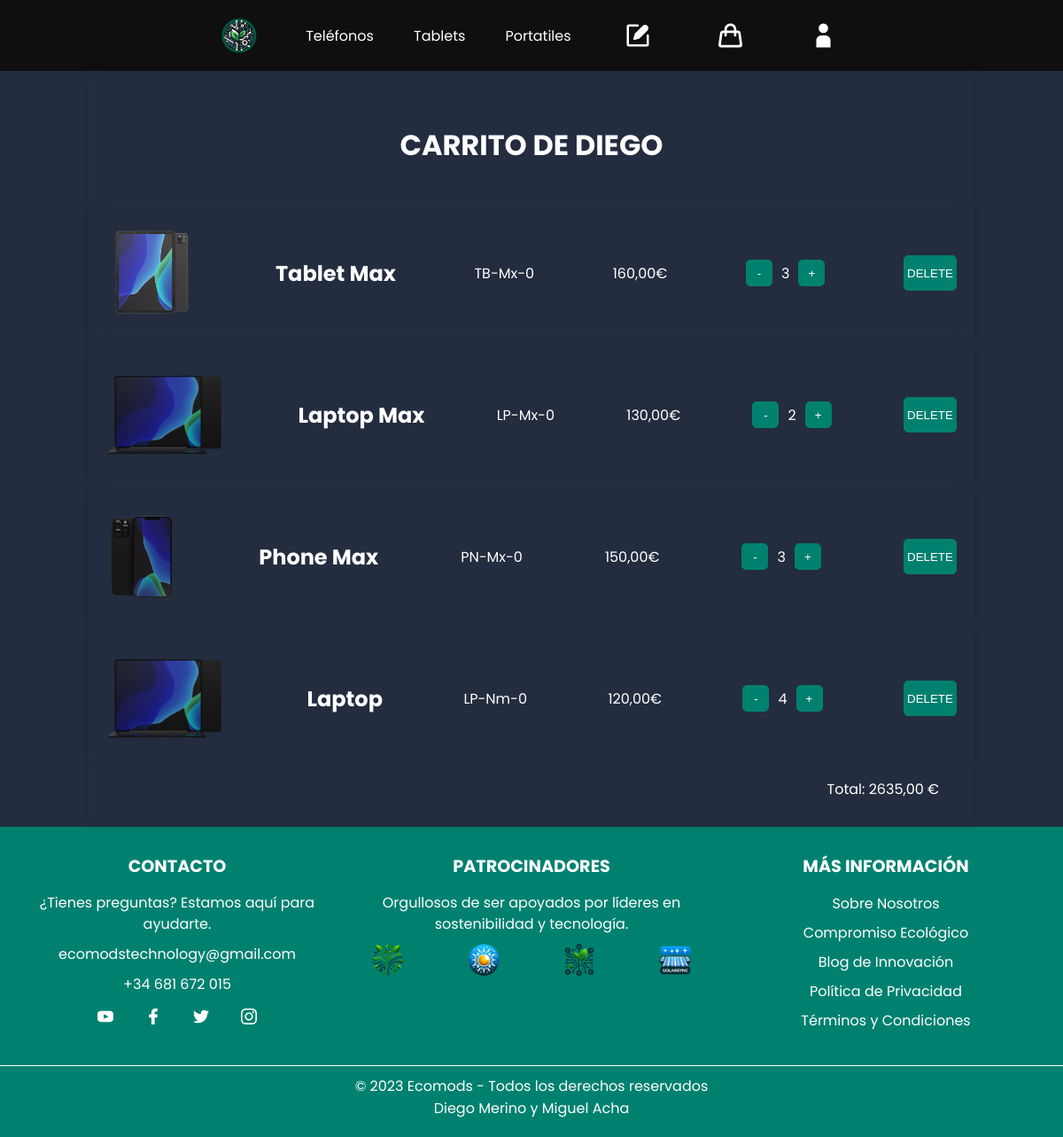
The app's page /myCart/ (signed in), older data.
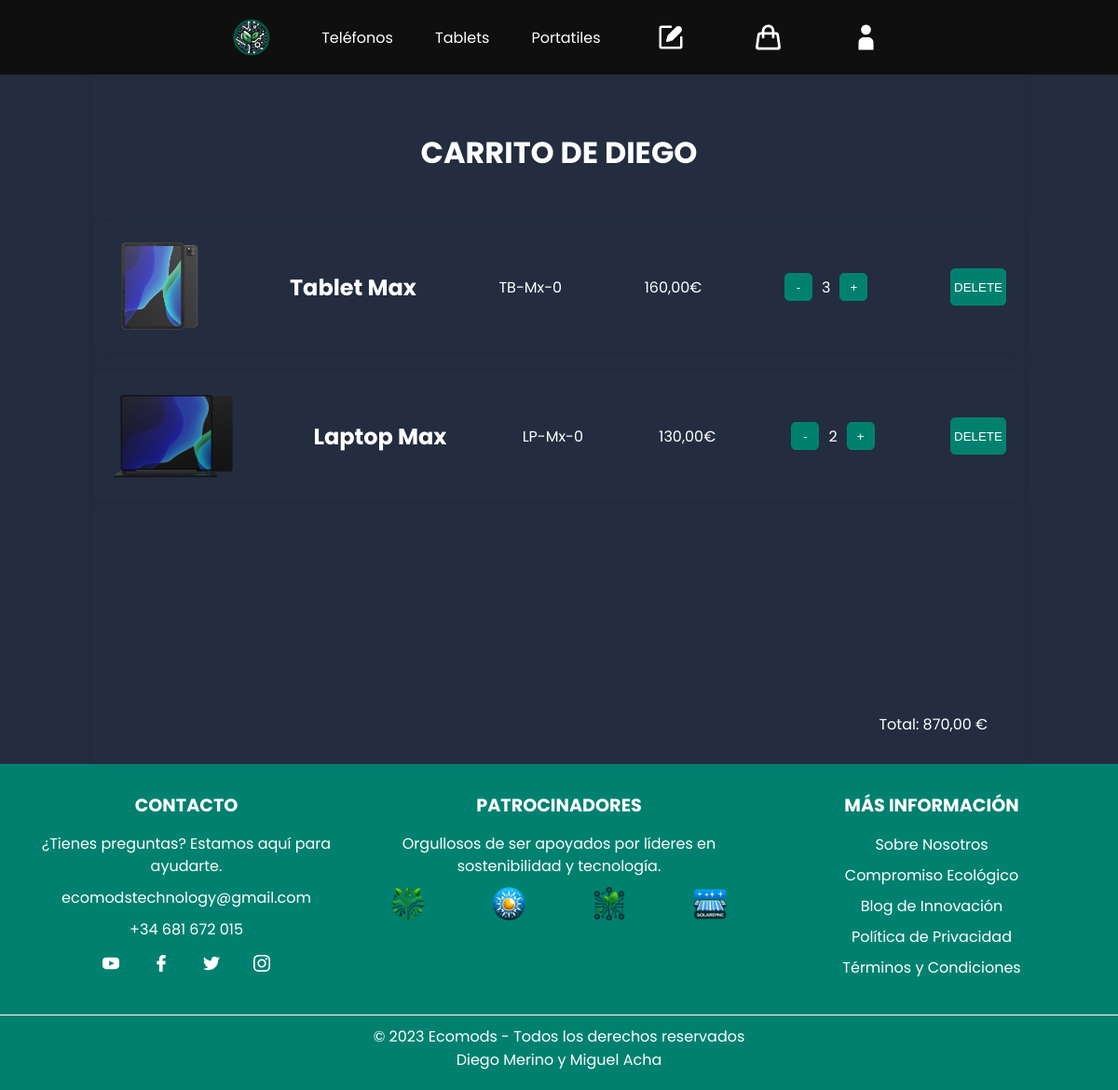
The same page, newer data.
### app/models.py (models this page shows, shortened)
class CartProduct(models.Model):
    id = models.AutoField(primary_key=True)
    product = models.ForeignKey(Product, on_delete=models.DO_NOTHING)
    modules = models.ManyToManyField(Module)
    quantity = models.PositiveIntegerField(default=1)

class Product(models.Model):
    id = models.CharField(max_length=20, primary_key=True)
    name = models.CharField(max_length=20)
    model = models.CharField(max_length=10)
    price = models.DecimalField(decimal_places=2, max_digits=10)
    dimensionX = models.DecimalField(default=0, decimal_places=2, max_digits=10)
    dimensionY = models.DecimalField(default=0, decimal_places=2, max_digits=10)
    dimensionZ = models.DecimalField(default=0, decimal_places=2, max_digits=10)
    image = models.CharField(max_length=255, default="images/products/phone/phone.png")

### app/views.py (the view)
# urls.py: path('myCart/', viewCart, name="viewCart"),
@user_passes_test(isUserAuthenticated, login_url="logIn")
def viewCart(request):
    if request.method == "GET":
        client = Client.objects.get(user=request.user)
        client = Client.objects.get(user=request.user)
        totalPrice, cartProducts = calcTotalPrice(client)
        return render(request, "cart.html", {"cartProducts": cartProducts, "totalPrice": totalPrice})

### app/views.py (called while the page is built)
def isUserAuthenticated(user):
    return user.is_authenticated

def calcTotalPrice(client):
    cartRelations = CartRelation.objects.filter(client=client)
    if cartRelations.count() > 0:
        cartProducts = CartProduct.objects.filter(cartrelation__in=cartRelations)
        if cartProducts.count() > 0:
            totalPrice = 0
            for cartProduct in cartProducts:
                for module in cartProduct.modules.all():
                    totalPrice += module.price * cartProduct.quantity
                totalPrice += cartProduct.product.price * cartProduct.quantity
            return totalPrice, cartProducts
    return -1, []

### app/templates/cart.html (shortened to what this page needs)
{% extends 'base.html' %}
{% load static %}
{% block additionalLinks %}
  <link rel="stylesheet" href="{% static 'css/cart.css' %}" />
{% endblock %}
{% block content %}
  <div class="cart-container">
    {% if cartProducts %}
      <h1>CARRITO DE {{ user.first_name.upper }}</h1>
      {% for cartProduct in cartProducts %}
        <div class="cart-item">
          <div class="product-details">
            <img src="{% static cartProduct.product.image %}" alt="{{ cartProduct.product.name }}" />
            <h2>{{ cartProduct.product.name }}</h2>
            <p>{{ cartProduct.product.model }}</p>
            <p>{{ cartProduct.product.price }}€</p>
            <div class="quantity-control">
              <button class="decrease-quantity" data-id="{{ cartProduct.id }}">-</button>
              <p id="quantity-{{ cartProduct.id }}">{{ cartProduct.quantity }}</p>
              <button class="increase-quantity" data-id="{{ cartProduct.id }}">+</button>
            </div>
            <button class="delete" data-id="{{ cartProduct.id }}">DELETE</button>
          </div>
        </div>
      {% endfor %}
      <div id="totalPriceContainer">
        <p id="totalPrice">Total: {{ totalPrice }} €</p>
      </div>
    {% else %}
      <h1>SIN PRODUCTOS EN EL CARRITO</h1>
      <img id="cart" src="{% static 'images/empty-cart.png' %}" alt="carrito vacio" />
    {% endif %}
  </div>
{% endblock %}

### app/templates/base.html (shortened to what this page needs)
{% load static %}
<!DOCTYPE html>
<html lang="es">
  <head>
    <link rel="stylesheet" href="{% static 'css/general.css' %}" />
    {% block additionalLinks %}
    {% endblock %}
  </head>
  <body>
    <header>
      {% include 'navbar.html' %}
    </header>
    <main>
      {% block content %}
      {% endblock %}
    </main>
    <footer>
      {% include 'footer.html' %}
    </footer>
  </body>
</html>

### app/templates/navbar.html (shortened to what this page needs)
{% load static %}
<head>
  <link rel="stylesheet" href="{% static 'css/general.css' %}" />
  <link rel="stylesheet" href="{% static 'css/navbar.css' %}" />
</head>
<nav>
  <ul class="navbar">
    <li>
      <a href="{% url 'index' %}">
        <img src="{% static 'images/icon.png' %}" alt="Ecomods Icon" id="icon">
      </a>
    </li>
    <li>
      <a href="{% url 'products' product='phone' %}">Teléfonos</a>
    </li>
    <li>
      <a href="{% url 'products' product='tablet' %}">Tablets</a>
    </li>
    <li>
      <a href="{% url 'products' product='laptop' %}">Portatiles</a>
    </li>
    <li>
      <a href="{% url 'builder' %}">
      </a>
    </li>
    <li>
      <a href="{% url 'viewCart' %}">
      </a>
    </li>
    <li>
      <a>
        <svg height="45%" width="45%" viewBox="0 0 60.671 60.671" xml:space="preserve" id="profile" fill="#FFFFFF">
          <g>
            <g>
              <ellipse cx="30.336" cy="12.097" rx="11.997" ry="12.097" />
              <path d="M35.64,30.079H25.031c-7.021,0-12.714,5.739-12.714,12.821v17.771h36.037V42.9C48.354,35.818,42.661,30.079,35.64,30.079z" />
            </g>
          </g>
        </svg>
      </a>
    </li>
  </ul>
</nav>

### app/templates/footer.html (shortened to what this page needs)
{% load static %}
<html lang="es">
  <head>
    <link rel="stylesheet" href="{% static 'css/general.css' %}" />
    <link rel="stylesheet" href="{% static 'css/footer.css' %}" />
  </head>
  <div class="footer-container">
    <div class="footer-section contact">
      <h3>CONTACTO</h3>
      <p>¿Tienes preguntas? Estamos aquí para ayudarte.</p>
      <p>ecomodstechnology@gmail.com</p>
      <p>+34 681 672 015</p>
      <div class="social">
        <ul>
          <li>
            <a href="https://www.youtube.com/">
            </a>
          </li>
          <li>
            <a href="https://www.facebook.com/">
            </a>
          </li>
          <li>
            <a href="https://www.x.com/">
            </a>
          </li>
          <li>
            <a href="https://www.instagram.com/">
            </a>
          </li>
        </ul>
      </div>
    </div>
    <div class="footer-section sponsors">
      <h3>PATROCINADORES</h3>
      <p>Orgullosos de ser apoyados por líderes en sostenibilidad y tecnología.</p>
      <div class="sponsors-logos">
        <img src="{% static 'images/sponsors/sponsor1.png' %}" alt="Sponsor 1 Logo">
        <img src="{% static 'images/sponsors/sponsor2.png' %}" alt="Sponsor 2 Logo">
        <img src="{% static 'images/sponsors/sponsor3.png' %}" alt="Sponsor 3 Logo">
        <img src="{% static 'images/sponsors/sponsor4.png' %}" alt="Sponsor 4 Logo">
      </div>
    </div>
    <div class="footer-section moreInfo">
      <h3>MÁS INFORMACIÓN</h3>
      <ul>
        <li>
          <a href="#">Sobre Nosotros</a>
        </li>
        <li>
          <a href="#">Compromiso Ecológico</a>
        </li>
        <li>
          <a href="#">Blog de Innovación</a>
        </li>
        <li>
          <a href="#">Política de Privacidad</a>
        </li>
        <li>
          <a href="#">Términos y Condiciones</a>
        </li>
      </ul>
    </div>
  </div>
  <div class="footer-bottom">
    <p>&copy; 2023 Ecomods - Todos los derechos reservados</p>
    <p>Diego Merino y Miguel Acha</p>
  </div>
</html>

### app/static/css/general.css (style rules this page uses)
:root { --color01: #0F0F0F; --color02: #232D3F; --color03: #005B41; --color04: #008170; --ease-time: 0.5s; --navHeight: 60px; }
* { margin: 0; padding: 0; }
html, body { min-height: 100vh; display: flex; flex-direction: column; font-family: 'Poppins', sans-serif; background-color: var(--color02); }
main { flex: 1; }

### app/static/css/cart.css (style rules this page uses)
h1, h2, img, li { color: #fff; text-align: center; }
h1 { margin: 40px; }
p { color: white; }
.cart-container { padding: 20px; display: flex; flex-direction: column; background-color: var(--color02); text-align: center; align-items: center; justify-content: flex-start; margin: auto; width: 80%; min-height: calc(100vh - var(--navHeight) - 40px); box-shadow: 0 0 10px rgba(0, 0, 0, 0.1); transform: scale(1); transition: transform var(--ease-time) ease; }
.cart-item { width: 100%; background-color: var(--color02); padding: 20px; margin: 10px; box-shadow: 0px -5px 10px -5px rgba(0, 0, 0, 0.1), 0px 5px 10px -5px rgba(0, 0, 0, 0.1); transition: border-radius var(--ease-time) ease, transform var(--ease-time) ease, box-shadow var(--ease-time) ease; }
.cart-item img { height: 100px; }
.product-details { display: flex; align-items: center; justify-content: space-between; width: 100%; }
#totalPriceContainer { align-self: flex-end; width: 100%; display: flex; justify-content: flex-end; padding: 10px; margin-top: auto; }
#totalPrice { margin-right: 10px; }
.delete { height: 40px; width: 60px; }
.quantity-control { display: flex; align-items: center; }
.quantity-control button { height: 30px; width: 30px; }
.delete, .quantity-control button { background-color: var(--color04); border: 1px solid var(--color04); border-radius: 5px; color: white; outline: none; cursor: pointer; transition: background-color var(--ease-time) ease, border var(--ease-time) ease; }
.quantity-control p { margin: 0 10px; }

### app/static/css/navbar.css (style rules this page uses)
nav { background-color: var(--color01); padding: 10px 0 10px 0; transition: border-bottom var(--ease-time) ease-in-out; height: var(--navHeight); }
#shoping-cart, #shoping-cart g, #create, #profile { -webkit-transition: fill var(--ease-time) ease; -moz-transition: fill var(--ease-time) ease; -o-transition: fill var(--ease-time) ease; transition: fill var(--ease-time) ease; fill: white; height: 60px; }
#icon { margin: 10px; height: 40px; width: 40px; display: inline-block; transition: transform var(--ease-time) ease; }
.navbar { list-style-type: none; display: flex; justify-content: space-between; align-items: center; background-color: var(--color01); width: 60vw; margin-left: auto; margin-right: auto; }
.navbar li { text-align: center; display: inline-block; overflow: hidden; }
.navbar a { text-decoration: none; color: white; background: linear-gradient(white 50%, var(--color03) 50%); background-clip: text; -webkit-background-clip: text; -webkit-text-fill-color: transparent; background-size: 200% 200%; background-position: 100% 0%; transition: background-position calc(var(--ease-time) * 1.5) ease; }
.navbar a, .navbar li { display: flex; align-items: center; justify-content: center; }

### app/static/css/footer.css (style rules this page uses)
footer { width: 100%; padding: 20px 0; background-color: var(--color04); color: white; text-align: center; }
.footer-container { display: flex; justify-content: space-around; align-items: start; flex-wrap: wrap; padding-bottom: 20px; }
.footer-section { display: block; width: 30%; min-width: 200px; margin: 10px; }
.footer-section h3 { margin-bottom: 15px; font-size: 1.2em; }
.footer-section p { margin-bottom: 10px; line-height: 1.5; }
.footer-section ul { list-style: none; padding: 0; }
.footer-section ul li { margin-bottom: 8px; }
.footer-bottom { border-top: 1px solid white; padding-top: 10px; }
.footer-section ul li a { display: inline-block; color: white; text-decoration: none; transition: color 0.5s ease, transform 0.5s ease; transform-origin: bottom; }
.social ul { list-style-type: none; padding: 0; display: flex; justify-content: center; margin-top: 15px; }
.social ul li { margin: 0 1.5vw; }
.social ul li a svg { width: 1.5vw; height: 1.5vw; display: inline-block; transition: transform 0.3s ease; }
.sponsors-logos { list-style-type: none; display: flex; justify-content: center; align-items: center; }
.sponsors-logos img { margin: 0 3vw; height: 3vw; width: 3vw; }

Row changes from the older to the newer data that the page shows:
removed CartProduct: product.image (picture), product.name "Phone Max", product.model "PN-Mx-0", product.price "150,00", quantity "3"
removed CartProduct: product.image (picture), product.name "Laptop", product.model "LP-Nm-0", product.price "120,00", quantity "4"
Text that changed along with them:
{{ totalPrice }}: "2635,00" → "870,00"
